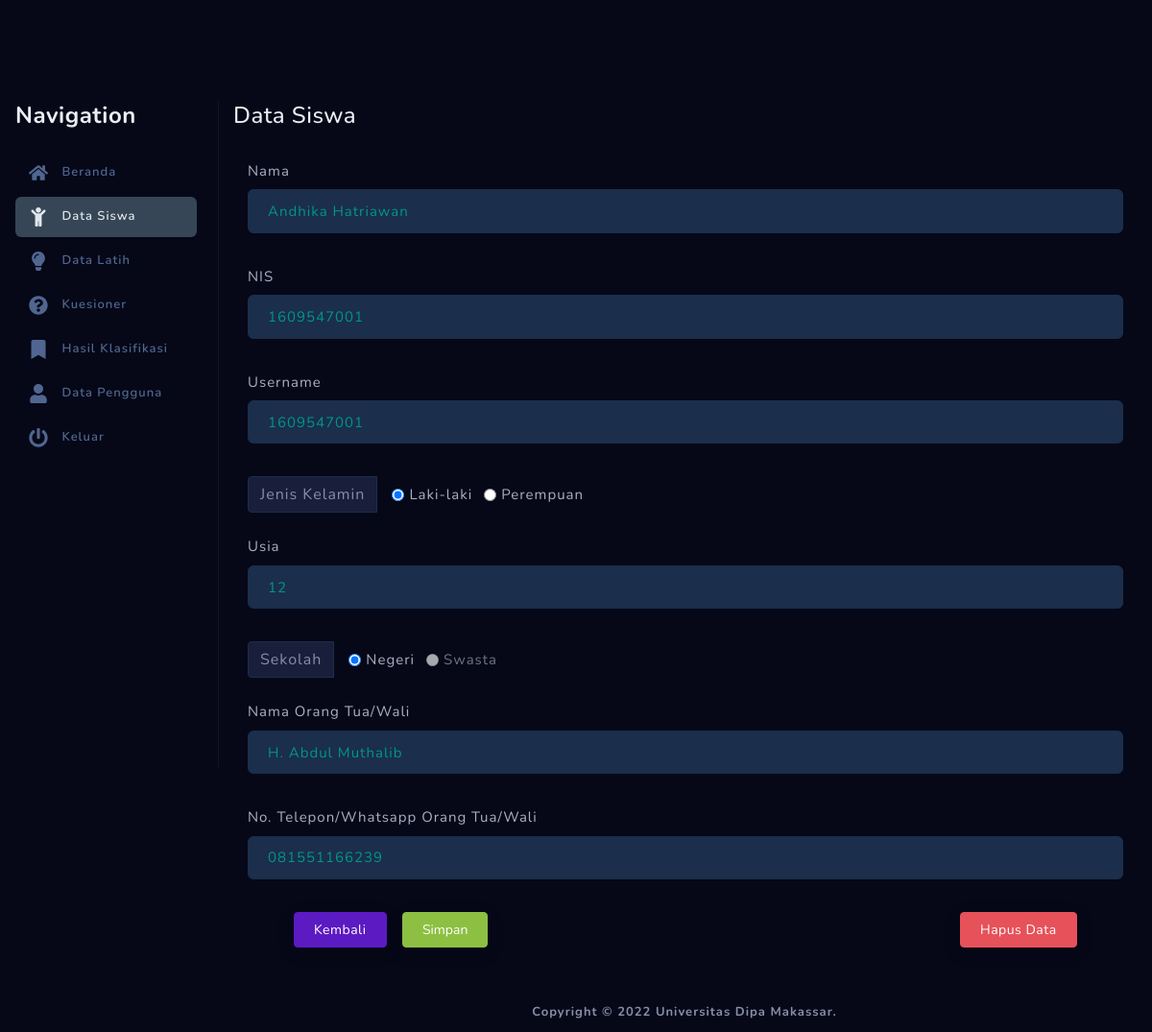
/siswa/details/44 (signed in), run on an earlier commit of the app's database.
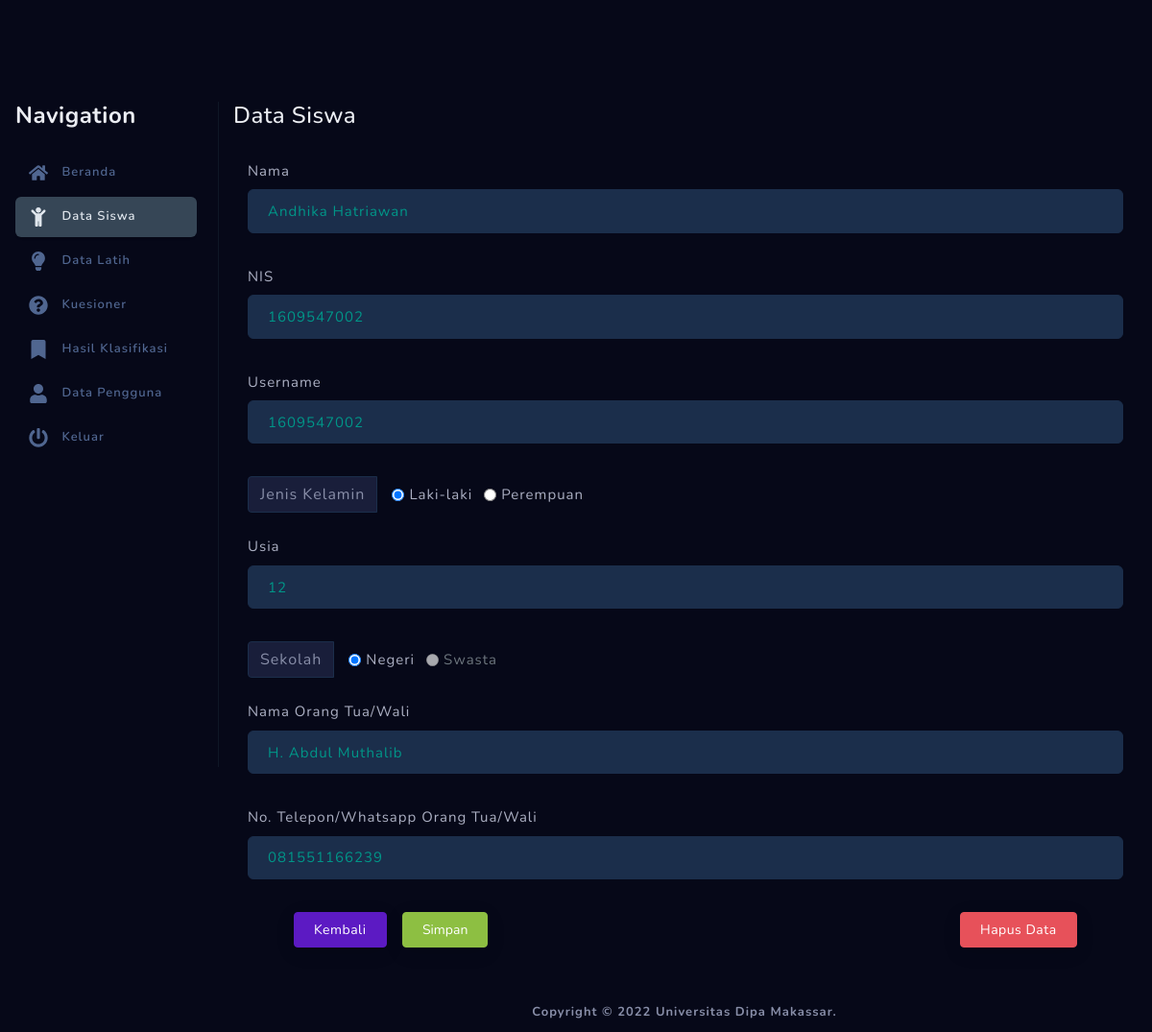
And on a later commit of the database.
### tables this page shows
CREATE TABLE `data_siswa` (
  `id` int(3) NOT NULL,
  `nama_siswa` varchar(50) DEFAULT NULL,
  `nis` char(10) DEFAULT NULL,
  `jenis_kelamin` enum('L','P') DEFAULT NULL,
  `usia` int(2) DEFAULT NULL,
  `sekolah` varchar(6) DEFAULT NULL,
  `id_user` int(3) NOT NULL DEFAULT 0,
  `nama_orgtua` varchar(50) DEFAULT NULL,
  `telp_orgtua` varchar(30) DEFAULT NULL
);

CREATE TABLE `users` (
  `id_user` int(3) NOT NULL,
  `nama` varchar(50) DEFAULT NULL,
  `username` varchar(50) DEFAULT NULL,
  `password` text DEFAULT NULL,
  `level` char(1) DEFAULT NULL
);

### include/Core.php (called while the page is built, shortened)
<?php
class Controller
{
	protected function model($model, $params = []){
		$model = "/core/model/$model.php";
		include BASEPATH . $model;
		return $data;
	}
	protected function view($view, $model = null){
		$view = "/core/view/$view.php";
		include BASEPATH . $view;
	}
}

### core/controller/Siswa.php (called while the page is built, shortened)
<?php
class Siswa extends Controller
{
	function details($id){
		$data = $this->model('detail_siswa', ['id' => $id]);
		$this->view('siswa_detail', $data);
	}
}

### include/App.php (called while the page is built, shortened)
<?php
class App
{
	private $controller = 'Home';
	private $method = 'index';
	private $params = [];
	function __construct(){
		$url = $this->parseUrl();
		$e404 = false;
		if(!empty($url)){
			$this->controller = ucfirst($url[0]);
			unset($url[0]);
		}
		$this->controller = new $this->controller;
		if(!empty($url)){
			$this->method = $url[1];
			unset($url[1]);
		}
		if($e404){
			header('location:' . DEFAULT_ERROR_PAGE);
		}elseif(!empty($url)){
			$this->params = array_values($url);
		}
	}
	private function parseUrl(){
		$url = [];
		if(isset($_GET['url'])){
			$url = rtrim($_GET['url'], '/');
			$url = filter_var($url, FILTER_SANITIZE_URL);
			$url = explode('/', $url);
		}
		return $url;
	}
	function run(){
		call_user_func_array([$this->controller, $this->method], $this->params);
	}
}

### index.php (called while the page is built, shortened)
<?php
$app = new App();
$app->run();

### include/User.php (called while the page is built, shortened)
<?php
class User
{
	function getLevel(){
		return $_SESSION['user']['level'];
	}
}

### lib/Database.php (called while the page is built, shortened)
<?php
class Database
{
	private $host = DB_HOST;
	private $user = DB_USER;
	private $pass = DB_PASS;
	private $name = DB_NAME;
	private $db;
	private $stm;
	function __construct(){
		$db = "mysql:host=$this->host;dbname=$this->name";
		$option = array(
			PDO::ATTR_PERSISTENT => true,
			PDO::ATTR_ERRMODE => PDO::ERRMODE_EXCEPTION
		);
		try{
			$this->db = new PDO($db, $this->user, $this->pass, $option);
		}catch(PDOException $e){
			die($e->getMessage());
		}
	}
	function query($query){
		$this->stm = $this->db->prepare($query);
	}
	function bind($param, $value, $type = null){
		if(is_null($type)){
			$type = is_int($value) ? PDO::PARAM_INT
				: (is_bool($value) ? PDO::PARAM_BOOL
				: (is_null($value) ? PDO::PARAM_NULL
				: PDO::PARAM_STR));
		}
		$this->stm->bindValue($param, $value, $type);
	}
	function execute(){
		if($this->stm->execute()){
			return true;
		}
		return false;
	}
	function resultRow(){
		$this->execute();
		return $this->stm->fetch(PDO::FETCH_ASSOC);
	}
}

### core/model/detail_siswa.php (called while the page is built)
<?php
$database = new Database();
$database->query('SELECT siswa.*, usr.username FROM data_siswa siswa, users usr WHERE siswa.`id_user`=usr.`id_user` AND siswa.`id_user`=:id');
$database->bind('id', $params['id']);
$data = array('siswa' => $database->resultRow());

### core/view/siswa_detail.php (the view, shortened to what this page needs)
<?php
$template = $this->getTemplate('MainTemplate');
$template->activeNav = 1;
$template->header();
?><div class="container">
	<div class="row">
		<div class="col-md-12">
			<h4 class="page-head-line">Data Siswa</h4>
		</div>
	</div>
	<div class="row">
		<div class="col-md-12">
			<div class="container-fluid">
				<form method="post" action="<?=BASEDOMAIN?>/siswa/edit">
					<div class="form-row my-4">
						<div class="col">
							<label>Nama</label>
							<input type="text" class="form-control"  name="nama" id="nama" value="<?=$siswa['nama_siswa']?>">
						</div>
					</div>
					<div class="form-row mb-4">
						<div class="col">
							<label>NIS</label>
							<input type="text" class="form-control"  name="nis" id="nis" value="<?=$siswa['nis']?>">
						</div>
					</div>
					<div class="form-row mb-4">
						<div class="col">
							<label>Username</label>
							<input type="text" class="form-control"  name="user_name" id="user_name" value="<?=$siswa['username']?>">
						</div>
					</div>
					<div class="input-group mb-4">
						<div class="input-group-prepend">
							<label class="input-group-text">Jenis Kelamin</label>
						</div>
						<div class="d-flex align-items-stretch">
							<div class="form-check form-check-inline ml-3">
								<input name="jenis_kelamin" type="radio" value="L" class="form-check-input" required=""<?=($siswa['jenis_kelamin'] == 'L' ? 'checked' : '')?>>
								<label class="form-check-label">Laki-laki</label>
							</div>
							<div class="form-check form-check-inline">
								<input name="jenis_kelamin" type="radio" value="P" class="form-check-input" required=""<?=($siswa['jenis_kelamin'] == 'P' ? 'checked' : '')?>>
								<label class="form-check-label">Perempuan</label>
							</div>
						</div>
					</div>
					<div class="form-row mb-4">
						<div class="col">
							<label>Usia</label>
							<input type="number" class="form-control"  name="usia" id="usia" value="<?=$siswa['usia']?>">
						</div>
					</div>
					<div class="input-group mb-4">
						<div class="input-group-prepend">
							<label class="input-group-text">Sekolah</label>
						</div>
						<div class="d-flex align-items-stretch">
							<div class="form-check form-check-inline ml-3">
								<input name="sekolah" type="radio" value="Negeri" class="form-check-input" required="" checked>
								<label class="form-check-label">Negeri</label>
							</div>
							<div class="form-check form-check-inline">
								<input name="sekolah" type="radio" value="Swasta" class="form-check-input" required="" disabled>
								<label class="form-check-label">Swasta</label>
							</div>
						</div>
					</div>
					<div class="form-row mb-4">
						<div class="col">
							<label>Nama Orang Tua/Wali</label>
							<input type="text" class="form-control"  name="nama_orgtua" id="nama_orgtua" value="<?=$siswa['nama_orgtua']?>">
						</div>
					</div>
					<div class="form-row mb-4">
						<div class="col">
							<label>No. Telepon/Whatsapp Orang Tua/Wali</label>
							<input type="telp" class="form-control"  name="telp_orgtua" id="nama_orgtua" value="<?=$siswa['telp_orgtua']?>">
						</div>
					</div>
					<div class="d-flex justify-content-center px-5">
						<a href="<?=BASEDOMAIN?>/siswa/" class="btn btn-secondary mr-3">Kembali</a>
						<button type="submit" name="edit" class="btn btn-success" value="<?=$siswa['id_user']?>">Simpan</button>
						<a href="<?=BASEDOMAIN?>/siswa/del/<?=$siswa['id_user']?>" onclick="return confirmDelete()" class="btn btn-danger ml-auto">Hapus Data</a>
					</div>
				</form>
			</div>
		</div>
	</div>
</div><?php
$template->footer(TEMPLATE_SECTION_OPEN);
?><script type="text/javascript">
</script><?php
$template->footer(TEMPLATE_SECTION_CLOSE);

### core/view/template/MainTemplate.php (shortened to what this page needs)
<?php
class MainTemplate
{
	public $activeNav = 0;
	private function getMenuList(){
		$appUser = new User();
		if($appUser->getLevel() == USER_LEVEL_UNKNOWN){
			return array(
				array('url' => 'home', 'title' => 'Beranda', 'icon' => 'fas fa-home'),
				array('url' => 'login', 'title' => 'Masuk', 'icon' => 'fas fa-key')
			);
		}elseif($appUser->getLevel() == USER_LEVEL_ADMIN){
			return array(
				array('url' => 'home', 'title' => 'Beranda', 'icon' => 'fas fa-home'),
				array('url' => 'siswa', 'title' => 'Data Siswa', 'icon' => 'fas fa-child'),
				array('url' => 'training', 'title' => 'Data Latih', 'icon' => 'fas fa-lightbulb'),
				array('url' => 'kuesioner', 'title' => 'Kuesioner', 'icon' => 'fas fa-question-circle'),
				array('url' => 'hasil', 'title' => 'Hasil Klasifikasi', 'icon' => 'fas fa-bookmark'),
				array('url' => 'users', 'title' => 'Data Pengguna', 'icon' => 'fas fa-user'),
				array('url' => 'logout', 'title' => 'Keluar', 'icon' => 'fas fa-power-off')
			);
		}
	}
	private function createMenu(){
		$menu = $this->getMenuList();
		for($i=0; $i<count($menu); $i++){
				?><li class="menu">
					<a href="<?=BASEDOMAIN?>/<?=$menu[$i]['url']?>" class="dropdown-toggle"<?=($i == $this->activeNav) ? ' data-active="true"' : ''?> aria-expanded="false">
						<div>
							<i class="<?=$menu[$i]['icon']?>"></i>
							<span><?=$menu[$i]['title']?></span>
						</div>
					</a>
				</li><?php
		}
	}
	function header($type = TEMPLATE_SECTION_FULL){
		if($type == TEMPLATE_SECTION_FULL || $type == TEMPLATE_SECTION_OPEN){
?><!DOCTYPE html>
<html lang="en">
<head>
    <link href="<?=DEFAULT_VIEW_VENDOR_URL?>/bootstrap/css/bootstrap.min.css" rel="stylesheet"/>
    <link href="<?=DEFAULT_VIEW_VENDOR_URL?>/fontawesome/css/all.min.css" rel="stylesheet"/>
    <link href="<?=DEFAULT_VIEW_ASSETS_URL?>/css/plugins.css?v=2" rel="stylesheet"/>
    <link href="<?=DEFAULT_VIEW_VENDOR_URL?>/apex/apexcharts.css" rel="stylesheet">
    <link href="<?=DEFAULT_VIEW_ASSETS_URL?>/css/dash_2.css" rel="stylesheet"/><?php
    	}
    	if($type == TEMPLATE_SECTION_FULL || $type == TEMPLATE_SECTION_CLOSE){
?></head>
<body><div class="main-container sbar-open">
	<div class="sidebar-wrapper sidebar-theme">
		<nav id="sidebar">
			<ul class="list-unstyled menu-categories" id="accordionExample">
                <li class="menu">
                	<h4 class="mb-4"><b>Navigation</b></h4>
                </li><?php
		$this->createMenu();
			?></ul>
        </nav>
    </div>
    <div id="content" class="main-content">
    	<div class="content-wrapper"><?php
    	}
	}
	function footer($type = TEMPLATE_SECTION_FULL){
		if($type == TEMPLATE_SECTION_FULL || $type == TEMPLATE_SECTION_OPEN){
		?></div>
		<div class="footer-wrapper justify-content-center">
			<div class="footer-section">
				<p class="mt-5 font-weight-bold">Copyright &copy; 2022 Universitas Dipa Makassar.</p>
			</div>
		</div>
	</div>
</div>
    <script src="<?=DEFAULT_VIEW_ASSETS_URL?>/js/dash_2.js"></script><?php
    	}
    	if($type == TEMPLATE_SECTION_FULL || $type == TEMPLATE_SECTION_CLOSE){
?></body>
</html><?php
		}
	}
}

What changed in the data, as far as the page shows it:
changed data_siswa "Andhika Hatriawan": nis "1609547001" → "1609547002"; user_name "1609547001" → "1609547002"
